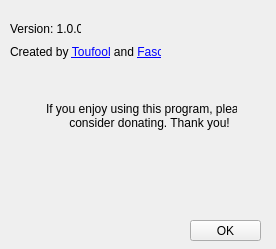
<?xml version="1.0" encoding="UTF-8"?>
<ui version="4.0">
 <class>aboutAutoSplitWidget</class>
 <widget class="QWidget" name="aboutAutoSplitWidget">
  <property name="geometry">
   <rect>
    <x>0</x>
    <y>0</y>
    <width>276</width>
    <height>249</height>
   </rect>
  </property>
  <property name="minimumSize">
   <size>
    <width>276</width>
    <height>249</height>
   </size>
  </property>
  <property name="maximumSize">
   <size>
    <width>276</width>
    <height>249</height>
   </size>
  </property>
  <property name="windowTitle">
   <string>About AutoSplit</string>
  </property>
  <property name="windowIcon">
   <iconset resource="resources.qrc">
    <normaloff>:/resources/icon.ico</normaloff>:/resources/icon.ico</iconset>
  </property>
  <widget class="QPushButton" name="okButton">
   <property name="geometry">
    <rect>
     <x>190</x>
     <y>220</y>
     <width>71</width>
     <height>21</height>
    </rect>
   </property>
   <property name="text">
    <string>OK</string>
   </property>
  </widget>
  <widget class="QLabel" name="createdbyLabel">
   <property name="geometry">
    <rect>
     <x>10</x>
     <y>44</y>
     <width>151</width>
     <height>16</height>
    </rect>
   </property>
   <property name="text">
    <string>&lt;html&gt;&lt;head/&gt;&lt;body&gt;&lt;p&gt;Created by &lt;a href=&quot;https://twitter.com/toufool&quot;&gt;&lt;span style=&quot; text-decoration: underline; color:#0000ff;&quot;&gt;Toufool&lt;/span&gt;&lt;/a&gt; and &lt;a href=&quot;https://twitter.com/faschz&quot;&gt;&lt;span style=&quot; text-decoration: underline; color:#0000ff;&quot;&gt;Faschz&lt;/span&gt;&lt;/a&gt;&lt;/p&gt;&lt;/body&gt;&lt;/html&gt;</string>
   </property>
  </widget>
  <widget class="QLabel" name="versionLabel">
   <property name="geometry">
    <rect>
     <x>10</x>
     <y>21</y>
     <width>71</width>
     <height>16</height>
    </rect>
   </property>
   <property name="text">
    <string>Version: 1.0.0</string>
   </property>
  </widget>
  <widget class="QLabel" name="donatetextLabel">
   <property name="geometry">
    <rect>
     <x>46</x>
     <y>95</y>
     <width>191</width>
     <height>41</height>
    </rect>
   </property>
   <property name="text">
    <string>If you enjoy using this program, please
       consider donating. Thank you!</string>
   </property>
  </widget>
  <widget class="QLabel" name="donatebuttonLabel">
   <property name="geometry">
    <rect>
     <x>52</x>
     <y>127</y>
     <width>171</width>
     <height>91</height>
    </rect>
   </property>
   <property name="text">
    <string>&lt;html&gt;&lt;head/&gt;&lt;body&gt;&lt;p&gt;&lt;a href=&quot;https://www.paypal.com/cgi-bin/webscr?cmd=_donations&amp;business=BYRHQG69YRHBA&amp;item_name=AutoSplit+development&amp;currency_code=USD&amp;source=url&quot;&gt;&lt;img src=&quot;:/resources/donatebutton.png&quot;/&gt;&lt;/p&gt;&lt;/body&gt;&lt;/html&gt;</string>
   </property>
   <property name="alignment">
    <set>Qt::AlignCenter</set>
   </property>
  </widget>
  <widget class="QLabel" name="iconLabel">
   <property name="geometry">
    <rect>
     <x>190</x>
     <y>17</y>
     <width>62</width>
     <height>71</height>
    </rect>
   </property>
   <property name="text">
    <string>&lt;html&gt;&lt;head/&gt;&lt;body&gt;&lt;p&gt;&lt;img src=&quot;:/resources/icon.ico&quot;/&gt;&lt;/p&gt;&lt;/body&gt;&lt;/html&gt;</string>
   </property>
  </widget>
 </widget>
 <resources>
  <include location="resources.qrc"/>
 </resources>
 <connections>
  <connection>
   <sender>okButton</sender>
   <signal>clicked()</signal>
   <receiver>aboutAutoSplitWidget</receiver>
   <slot>close()</slot>
   <hints>
    <hint type="sourcelabel">
     <x>225</x>
     <y>210</y>
    </hint>
    <hint type="destinationlabel">
     <x>153</x>
     <y>114</y>
    </hint>
   </hints>
  </connection>
 </connections>
</ui>
